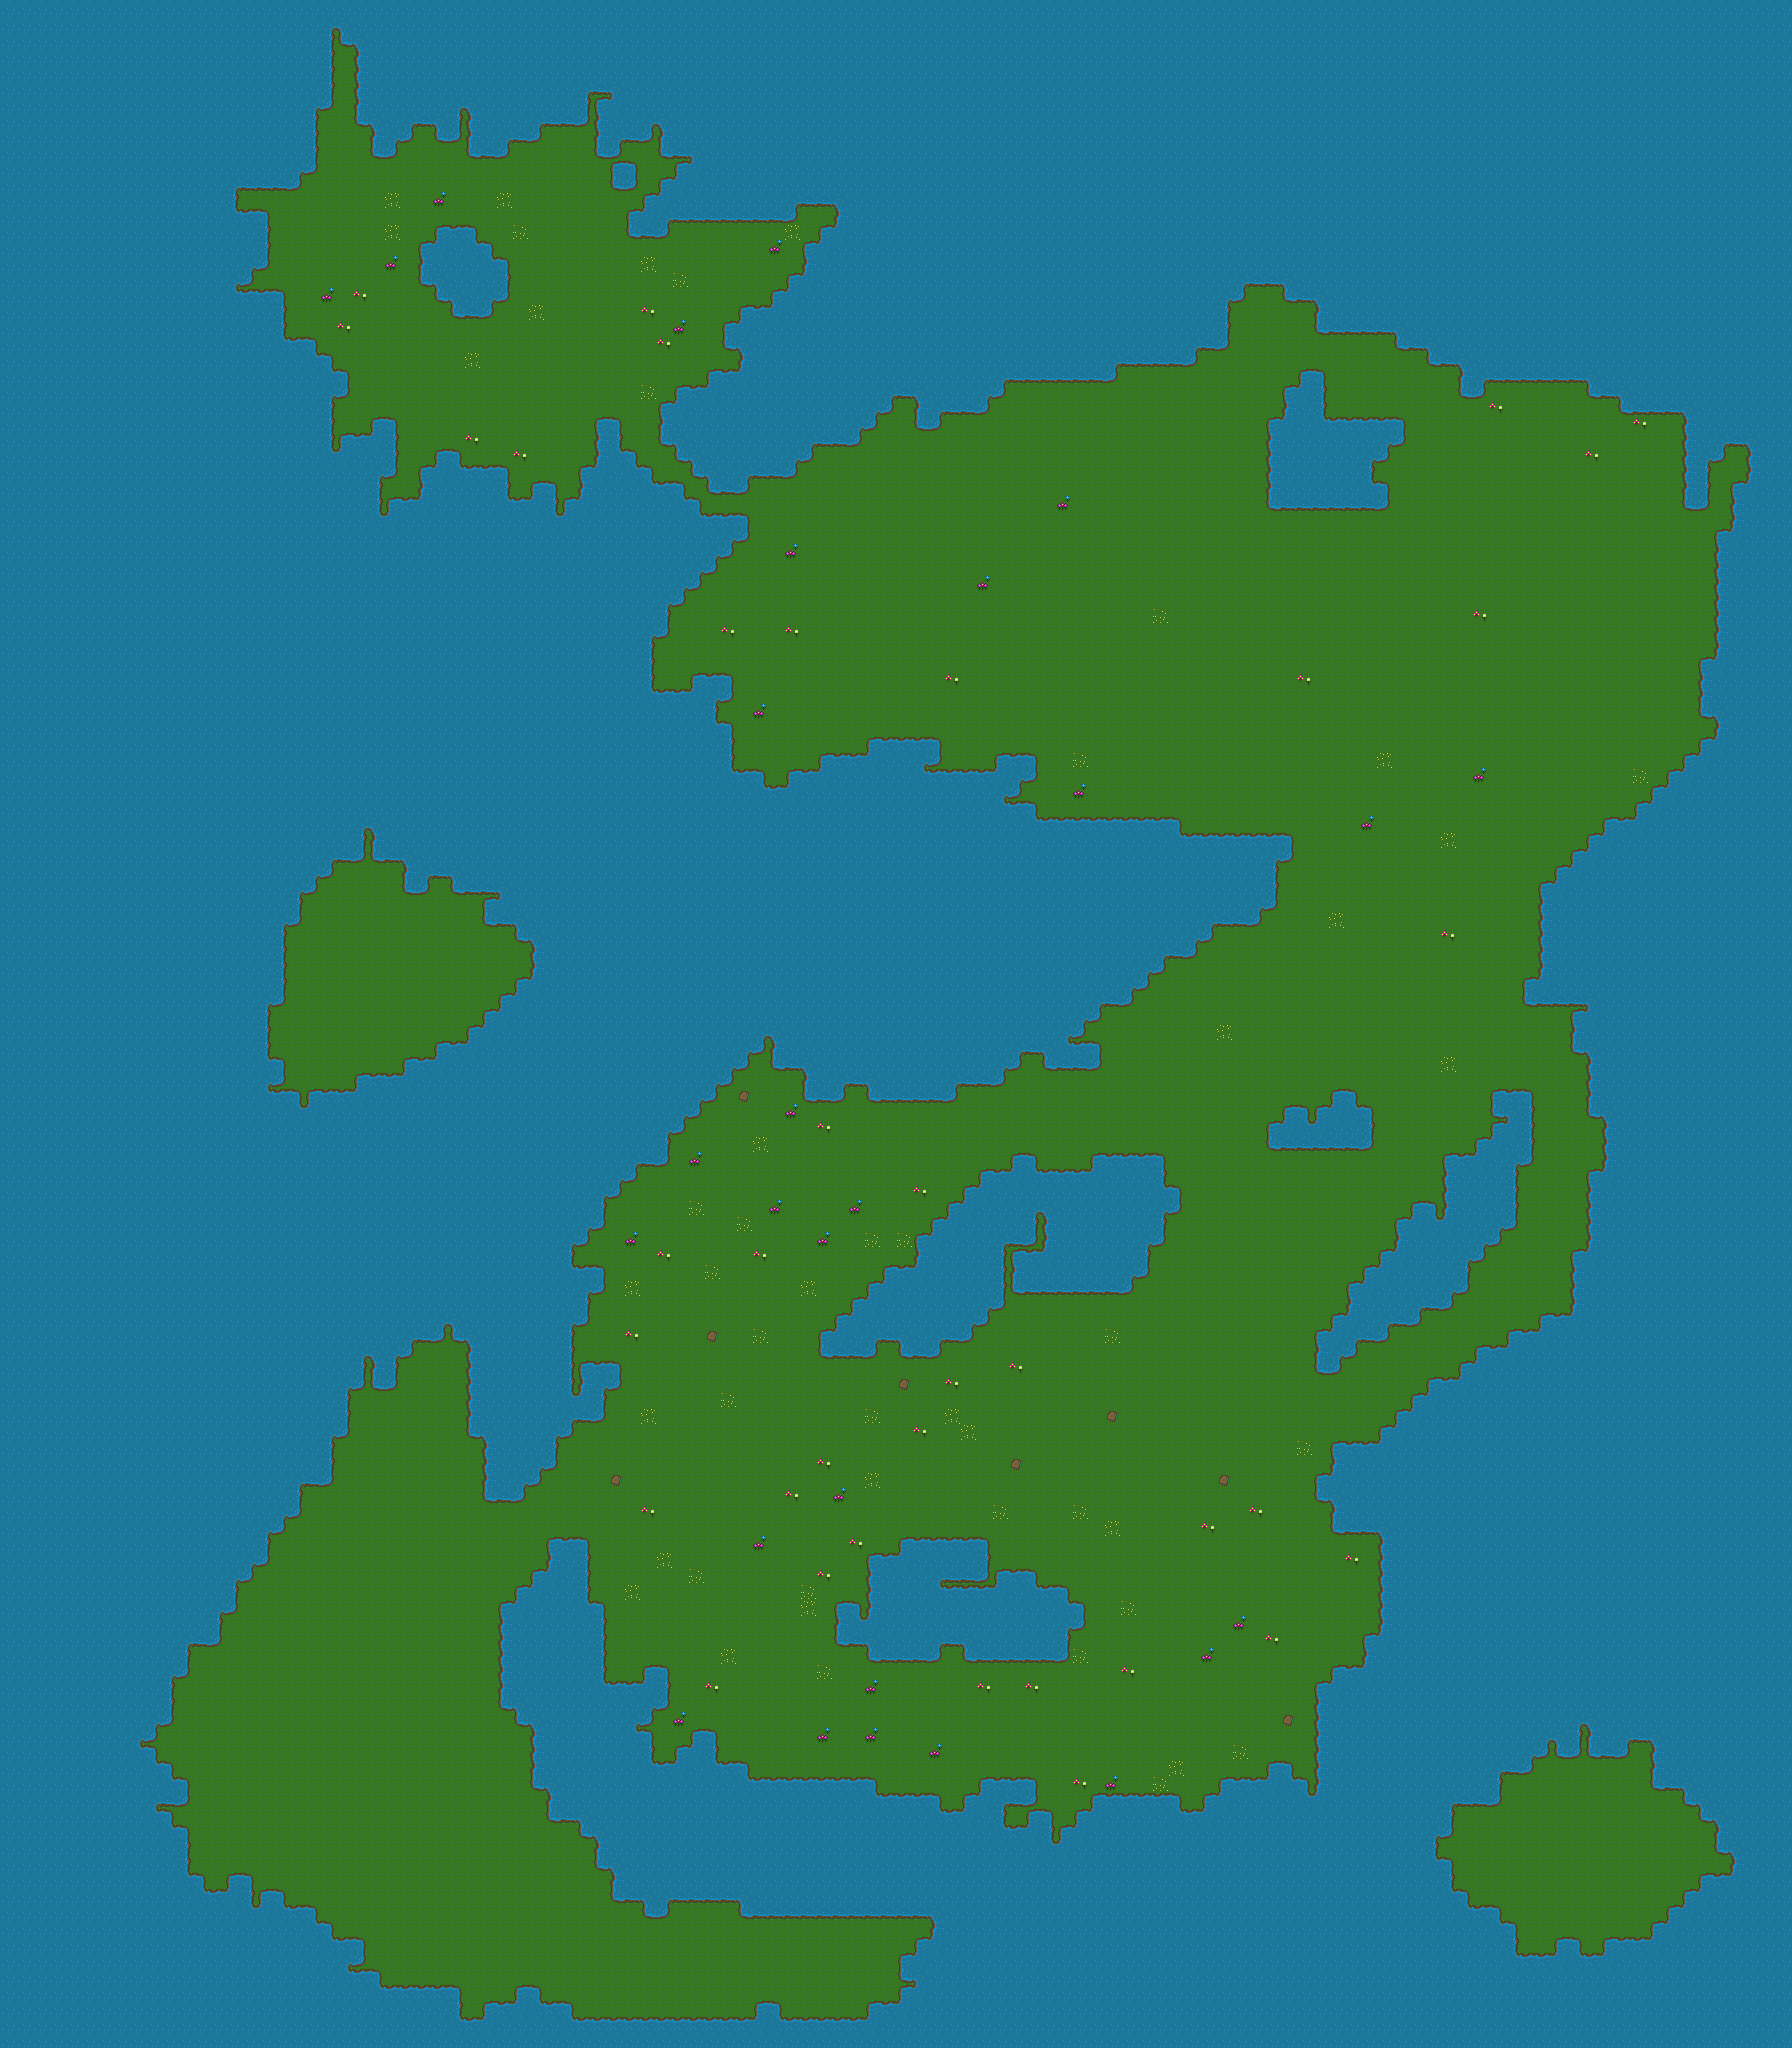

A level layout from a 2D game, rendered from its tile map. Below: a short description, then the map file with tile-grid data replaced by summaries:
An orthogonal 112x128 tile map with 16x16 px tiles, 1 tile layer (ground), 3 tilesets and 196 objects (167x tree, 25x mushroom, 2x item, Buiding).

<map version="1.9" tiledversion="1.9.2" orientation="orthogonal" renderorder="right-down" width="112" height="128" tilewidth="16" tileheight="16" infinite="0" nextlayerid="7" nextobjectid="209">
 <tileset firstgid="1" source="TileCraftSet/TileCraftGroundSet.tsx" />
 <tileset firstgid="82" source="TileCraftSet/trees.tsx" />
 <tileset firstgid="93" source="TileCraftSet/items.tsx" />
 <layer id="1" name="ground" width="112" height="128">
  <data>[14336 cells, 14336 non-empty, 19 distinct tile ids]</data>
 </layer>
 <objectgroup id="4" name="object">
  <object id="6" name="tree1" class="tree" gid="82" x="955.667" y="1508" width="18" height="36" />
  <object id="7" name="tree1" class="tree" gid="82" x="896.667" y="1503.67" width="18" height="36" />
  <object id="8" name="tree1" class="tree" gid="82" x="979.667" y="1427" width="18" height="36" />
  <object id="9" name="tree1" class="tree" gid="82" x="832.5" y="1462" width="18" height="36" />
  <object id="12" name="tree1" class="tree" gid="82" x="808.667" y="1566" width="18" height="36" />
  <object id="13" name="tree1" class="tree" gid="82" x="800" y="1408" width="18" height="36" />
  <object id="14" name="tree1" class="tree" gid="82" x="836" y="1718.67" width="18" height="36" />
  <object id="15" name="tree1" class="tree" gid="82" x="911" y="1733" width="18" height="36" />
  <object id="16" name="tree1" class="tree" gid="82" x="988.667" y="1752.67" width="18" height="36" />
  <object id="17" name="tree1" class="tree" gid="82" x="759.5" y="1640" width="18" height="36" />
  <object id="18" name="tree1" class="tree" gid="82" x="704" y="1536" width="18" height="36" />
  <object id="19" name="tree1" class="tree" gid="82" x="743.5" y="1490.5" width="18" height="36" />
  <object id="20" name="tree1" class="tree" gid="82" x="1079.5" y="1725" width="18" height="36" />
  <object id="21" name="tree1" class="tree" gid="82" x="1170.5" y="1623" width="18" height="36" />
  <object id="22" name="tree1" class="tree" gid="82" x="1163.5" y="1561" width="18" height="36" />
  <object id="23" name="tree1" class="tree" gid="82" x="1328.5" y="1615" width="18" height="36" />
  <object id="24" name="tree1" class="tree" gid="82" x="1243" y="1698.5" width="18" height="36" />
  <object id="25" name="tree1" class="tree" gid="82" x="1155" y="1731" width="18" height="36" />
  <object id="26" name="tree1" class="tree" gid="82" x="1240" y="1585.5" width="18" height="36" />
  <object id="27" name="tree1" class="tree" gid="82" x="1167" y="1483" width="18" height="36" />
  <object id="28" name="tree1" class="tree" gid="82" x="1137.5" y="1383" width="18" height="36" />
  <object id="29" name="tree1" class="tree" gid="82" x="1044.5" y="1363" width="18" height="36" />
  <object id="30" name="tree1" class="tree" gid="82" x="1242.5" y="1463.5" width="18" height="36" />
  <object id="31" name="tree1" class="tree" gid="82" x="692.5" y="1654" width="18" height="36" />
  <object id="32" name="tree1" class="tree" gid="82" x="749.5" y="1724" width="18" height="36" />
  <object id="33" name="LogCabin" class="Buiding" gid="85" x="1035" y="1510.33" width="64" height="64" />
  <object id="36" name="well" class="item" gid="92" x="1115.5" y="1565" width="16" height="16" />
  <object id="37" name="sign" class="item" gid="91" x="1024.5" y="1539" width="16" height="16" />
  <object id="38" name="mushroom" class="mushroom" gid="90" x="1093.67" y="1522" width="16" height="16" />
  <object id="39" name="mushroom" class="mushroom" gid="90" x="1175.67" y="1633.67" width="16" height="16" />
  <object id="40" name="mushroom" class="mushroom" gid="90" x="1071.33" y="1600" width="16" height="16" />
  <object id="41" name="mushroom" class="mushroom" gid="90" x="998.333" y="1759.67" width="16" height="16" />
  <object id="42" name="mushroom" class="mushroom" gid="90" x="1213" y="1742.33" width="16" height="16" />
  <object id="43" name="mushroom" class="mushroom" gid="90" x="637.667" y="1613" width="16" height="16" />
  <object id="44" gid="90" x="655.333" y="1759.67" width="16" height="16" />
  <object id="45" name="mushroom" class="mushroom" gid="90" x="576" y="1441" width="16" height="16" />
  <object id="46" name="tree3" class="tree" gid="84" x="1040.67" y="596.333" width="18" height="36" />
  <object id="47" name="tree3" class="tree" gid="84" x="1060" y="595" width="18" height="36" />
  <object id="48" name="tree3" class="tree" gid="84" x="1023" y="615" width="18" height="36" />
  <object id="49" name="tree3" class="tree" gid="84" x="1041.33" y="631" width="18" height="36" />
  <object id="50" name="tree3" class="tree" gid="84" x="1049.67" y="661.667" width="18" height="36" />
  <object id="51" name="tree3" class="tree" gid="84" x="1023.67" y="659.667" width="18" height="36" />
  <object id="52" name="tree3" class="tree" gid="84" x="1075.33" y="622" width="18" height="36" />
  <object id="53" name="tree3" class="tree" gid="84" x="1081.67" y="660.333" width="18" height="36" />
  <object id="54" name="tree3" class="tree" gid="84" x="1085" y="585" width="18" height="36" />
  <object id="55" name="tree3" class="tree" gid="84" x="1177.67" y="531.333" width="18" height="36" />
  <object id="56" name="tree3" class="tree" gid="84" x="1161" y="522.667" width="18" height="36" />
  <object id="57" name="tree3" class="tree" gid="84" x="1183" y="496" width="18" height="36" />
  <object id="58" name="tree3" class="tree" gid="84" x="1206.33" y="505.333" width="18" height="36" />
  <object id="59" name="tree3" class="tree" gid="84" x="1195.67" y="535.333" width="18" height="36" />
  <object id="60" name="tree3" class="tree" gid="84" x="1224.33" y="553.333" width="18" height="36" />
  <object id="61" name="tree3" class="tree" gid="84" x="1167.67" y="570" width="18" height="36" />
  <object id="62" name="tree3" class="tree" gid="84" x="1347" y="564.667" width="18" height="36" />
  <object id="63" name="tree3" class="tree" gid="84" x="1359.67" y="592.667" width="18" height="36" />
  <object id="64" name="tree3" class="tree" gid="84" x="1331" y="604" width="18" height="36" />
  <object id="65" name="tree3" class="tree" gid="84" x="1320.33" y="544" width="18" height="36" />
  <object id="66" name="tree3" class="tree" gid="84" x="1305" y="576" width="18" height="36" />
  <object id="67" name="tree3" class="tree" gid="84" x="1326.33" y="576.667" width="18" height="36" />
  <object id="68" name="tree3" class="tree" gid="84" x="1303.67" y="626.667" width="18" height="36" />
  <object id="69" name="tree3" class="tree" gid="84" x="1340.33" y="634.667" width="18" height="36" />
  <object id="70" name="tree3" class="tree" gid="84" x="1369" y="631.333" width="18" height="36" />
  <object id="71" name="tree3" class="tree" gid="84" x="1321.67" y="646.667" width="18" height="36" />
  <object id="72" name="tree3" class="tree" gid="84" x="1373.67" y="563.333" width="18" height="36" />
  <object id="73" name="tree3" class="tree" gid="84" x="886.333" y="510.667" width="18" height="36" />
  <object id="74" name="tree3" class="tree" gid="84" x="904.333" y="529.333" width="18" height="36" />
  <object id="75" name="tree3" class="tree" gid="84" x="875" y="555.333" width="18" height="36" />
  <object id="76" name="tree3" class="tree" gid="84" x="896.333" y="572" width="18" height="36" />
  <object id="77" name="tree3" class="tree" gid="84" x="932.333" y="553.333" width="18" height="36" />
  <object id="78" name="tree3" class="tree" gid="84" x="929" y="500" width="18" height="36" />
  <object id="79" name="tree3" class="tree" gid="84" x="902.333" y="480" width="18" height="36" />
  <object id="80" name="tree3" class="tree" gid="84" x="862.333" y="496" width="18" height="36" />
  <object id="81" name="tree3" class="tree" gid="84" x="859" y="530.667" width="18" height="36" />
  <object id="82" name="tree3" class="tree" gid="84" x="909" y="604.667" width="18" height="36" />
  </objectgroup>
</map>
<!-- 123 of 196 objects omitted -->
